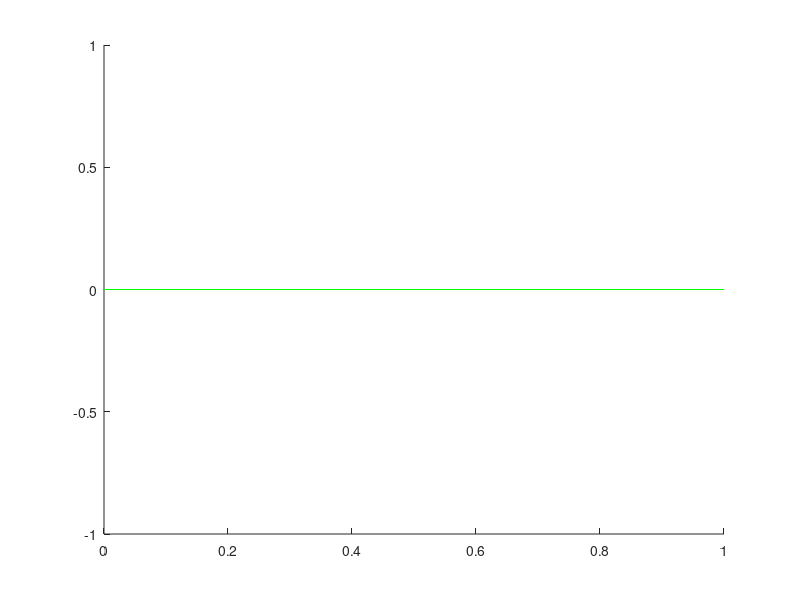

Write MATLAB code to recreate this figure.
function hline(y,lc)
%HLINE adds horizontal lines to figure at specified locations
%  HLINE draws a horizontal line on an existing figure
%  from the left axis to the right axis at a height, or
%  heights, defined by (y) which can be a scalar or vector. 
%  The optional input variable (lc) can be used to define the 
%  line style and color as in normal plotting. Example:
%  hline(1.4,'--b'); plots a horizontal dashed
%  blue line at y = 1.4. If no input arguments are given,
%  hline will draw a horizontal green line at 0.
%
%I/O: hline(y,lc);
%
%See Also: PLOT, DP, VLINE, ELLPS, HIGHORB, ZOOMPLS

%Copyright Eigenvector Research, Inc. 1996-98
%Modified 2/97 NBG
%Modified 3/98 BMW

if nargin == 0
  y = 0;
end  
if nargin<2
  lc  = '-g';
end
[m,n] = size(y);
if m>1&n>1
  error('Error - input must be a scaler or vector')
elseif n>1
  y   = y';
  m   = n;
end

v     = axis;
axis  = v;
if ishold
  for ii=1:m
    plot(v(1:2),[1 1]*y(ii,1),lc);
  end
else
  hold on
  for ii=1:m
    plot(v(1:2),[1 1]*y(ii,1),lc);
  end
  hold off
end
